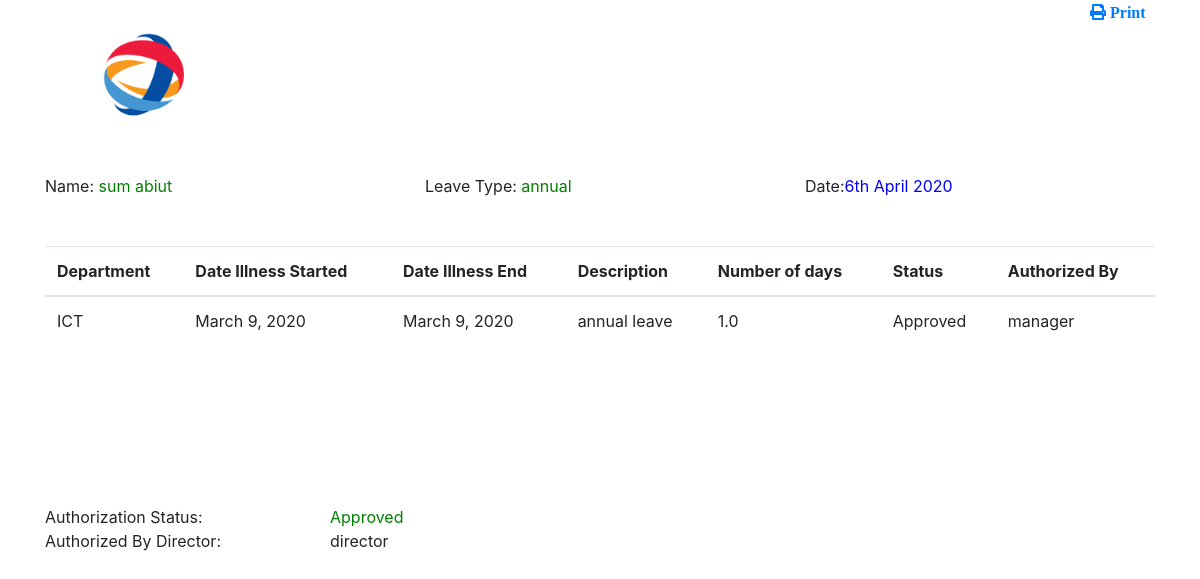
The app's page /1/annual_leave (signed in) with its own data.
### login/models.py (models this page shows, shortened)
class NewLeave(models.Model):
    user = models.ForeignKey(User, default='', on_delete=models.CASCADE)
    leave_balances = models.ManyToManyField(Leave_Balance)
    leave = (
        ('annual', 'annual'),
    )
    Leave_type = models.CharField(max_length=100, choices=leave, blank=False, default='annual')
    dp = (
        ('Finance', 'Finance'),
        ('ICT', 'ICT'),
        ('Research', 'Research'),
        ('Marketing', 'Marketing'),
    )
    department = models.CharField(max_length=100, choices=dp, blank=False, )
    Start_Date = models.DateField(null=True, blank=False)
    End_Date = models.DateField(null=True, blank=False)
    Total_working_days = models.FloatField(null=True, blank=False)
    Reason = models.TextField(max_length=1000, null=True, blank=False)
    Aut = (
        ('Pending', 'Pending'),
        ('Approved', 'Approved'),
        ('Rejected', 'Rejected'),
    )
    Manager_Authorization_Status = models.CharField(max_length=100, choices=Aut, default='Pending', blank=False)
    Authorized_by_Manager = models.CharField(max_length=100, default='', blank=False)
    Authorised_Date = models.DateField(null=True, blank=False)
    DirAuth = (
        ('Pending', 'Pending'),
        ('Approved', 'Approved'),
        ('Rejected', 'Rejected'),
    )
    Director_Authorization_Status = models.CharField(max_length=100, choices=DirAuth, default='Pending', blank=False)
    Authorized_by_Director = models.CharField(max_length=100, default='', blank=False)
    Date_Authorized = models.DateField(null=True, blank=False)
    arc = (
        ('', ''),
        ('Archived', 'Archived'),
    )
    Archived = models.CharField(max_length=100, choices=arc, default='', blank=False)

### Hr_office/views.py (the view)
# urls.py: path(r'<int:staff_id>/annual_leave', views.display_annual_leave_by_id, name='display_annual_leave_by_id'),
@login_required(login_url='home')
def display_annual_leave_by_id(request, staff_id):
    display_annual = NewLeave.objects.filter(id=staff_id)
    return render(request, 'display_annual_leave_report.html', {'display_annual': display_annual})

### Hr_office/templates/display_annual_leave_report.html (shortened to what this page needs)
<!DOCTYPE html>
<html lang="en">
<head>
    <link rel="stylesheet" href="https://maxcdn.bootstrapcdn.com/bootstrap/4.0.0/css/bootstrap.min.css">
    <link rel="stylesheet" href="https://use.fontawesome.com/releases/v5.7.0/css/all.css">
</head>
<body>
<div class="container">
    <div class="row">
        <div class=" col-md-11">
            {% load  static %}
            <img src="{% static 'images/logo.jpeg' %}" width="200"/>
        </div>
        <div class="col-md-1"><a href="javascript:window.print()"> <span class="pull-right"><i class="fas fa-print"> Print</i> </span></a></div>
    </div>
</div>
<br>
<div class="container">
    <div class="row" >
        {% for sick in display_annual%}
        <div class="col-md-4">Name: <font color="green">{{sick.user.first_name}} {{sick.user.last_name}}</font></div>
        <div class="col-md-4">Leave Type: <font color="green">{{sick.Leave_type}} </font></div>
         <div class="col-md-3"><span class="pull-right">Date:<font color="blue">{% now "jS F Y" %}</font></span></div>
        {%endfor%}
    </div>
        <br>
       <br>
       {% for sick in display_annual%}
  <table class="table">
  <thead>
    <tr>
      <th scope="col">Department</th>
      <th scope="col">Date Illness Started</th>
      <th scope="col">Date Illness End</th>
        <th scope="col">Description</th>
        <th scope="col"> Number of days</th>
        <th scope="col">Status </th>
        <th scope="col">Authorized By </th>
    </tr>
  </thead>
  <tbody>
    <tr>
      <td>{{sick.department}}</td>
      <td>{{sick.Start_Date}}</td>
      <td>{{sick.End_Date}}</td>
        <td>{{sick.Reason}}</td>
        <td>{{sick.Total_working_days}}</td>
        <td>{{sick.Manager_Authorization_Status}}</td>
        <td>{{sick.Authorized_by_Manager}}</td>
    </tr>
  </tbody>
</table>
    {%endfor%}
</div>
<br><br><br><br><br><br>
{%for sick in display_annual%}
<div class="container ">
                      <div class="row">
                      <div class="col-md-3">Authorization Status: </div>
                        <div class="col-md-3"><font color="green">{{sick.Director_Authorization_Status}} </font> </div>
                      </div>
            </div>
{%endfor%}
<div class="container ">
                      <div class="row">
                          <div class="col-md-3">Authorized By Director:</div>
                          {%for sick in display_annual%}
                          <div class="col-md-3">{{sick.Authorized_by_Director}}</div>
                            {%endfor%}
                      </div>
            </div>
</body>
</html>

### records on screen
NewLeave: user.first_name "sum", user.last_name "abiut", Leave_type "annual", now "6th April 2020", department "ICT", Start_Date "March 9, 2020", End_Date "March 9, 2020", Reason "annual leave", Total_working_days "1.0", Manager_Authorization_Status "Approved", Authorized_by_Manager "manager", Director_Authorization_Status "Approved", Authorized_by_Director "director"
